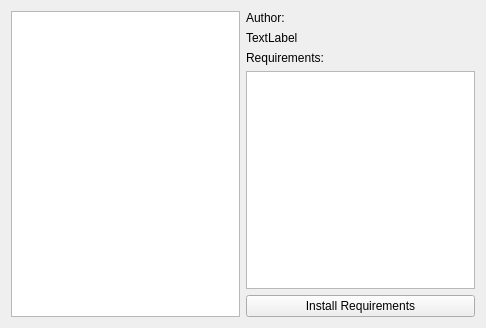
<?xml version="1.0" encoding="UTF-8"?>
<ui version="4.0">
 <class>Plugins</class>
 <widget class="QWidget" name="Plugins">
  <property name="geometry">
   <rect>
    <x>0</x>
    <y>0</y>
    <width>486</width>
    <height>328</height>
   </rect>
  </property>
  <property name="windowTitle">
   <string>Form</string>
  </property>
  <layout class="QGridLayout" name="gridLayout">
   <item row="1" column="1">
    <widget class="QLabel" name="descriptionlabel">
     <property name="text">
      <string>TextLabel</string>
     </property>
     <property name="wordWrap">
      <bool>true</bool>
     </property>
    </widget>
   </item>
   <item row="0" column="1">
    <widget class="QLabel" name="authorLabel">
     <property name="text">
      <string>Author:</string>
     </property>
    </widget>
   </item>
   <item row="4" column="1">
    <widget class="QPushButton" name="installReqButton">
     <property name="text">
      <string>Install Requirements</string>
     </property>
    </widget>
   </item>
   <item row="2" column="1">
    <widget class="QLabel" name="label">
     <property name="text">
      <string>Requirements:</string>
     </property>
    </widget>
   </item>
   <item row="0" column="0" rowspan="5">
    <widget class="QListWidget" name="pluginView">
     <property name="sortingEnabled">
      <bool>true</bool>
     </property>
    </widget>
   </item>
   <item row="3" column="1">
    <widget class="QListWidget" name="requirementsView"/>
   </item>
  </layout>
 </widget>
 <resources/>
 <connections>
  <connection>
   <sender>pluginView</sender>
   <signal>currentItemChanged(QListWidgetItem*,QListWidgetItem*)</signal>
   <receiver>Plugins</receiver>
   <slot>plugin_selected()</slot>
   <hints>
    <hint type="sourcelabel">
     <x>215</x>
     <y>171</y>
    </hint>
    <hint type="destinationlabel">
     <x>346</x>
     <y>44</y>
    </hint>
   </hints>
  </connection>
 </connections>
 <slots>
  <slot>plugin_selected()</slot>
 </slots>
</ui>
